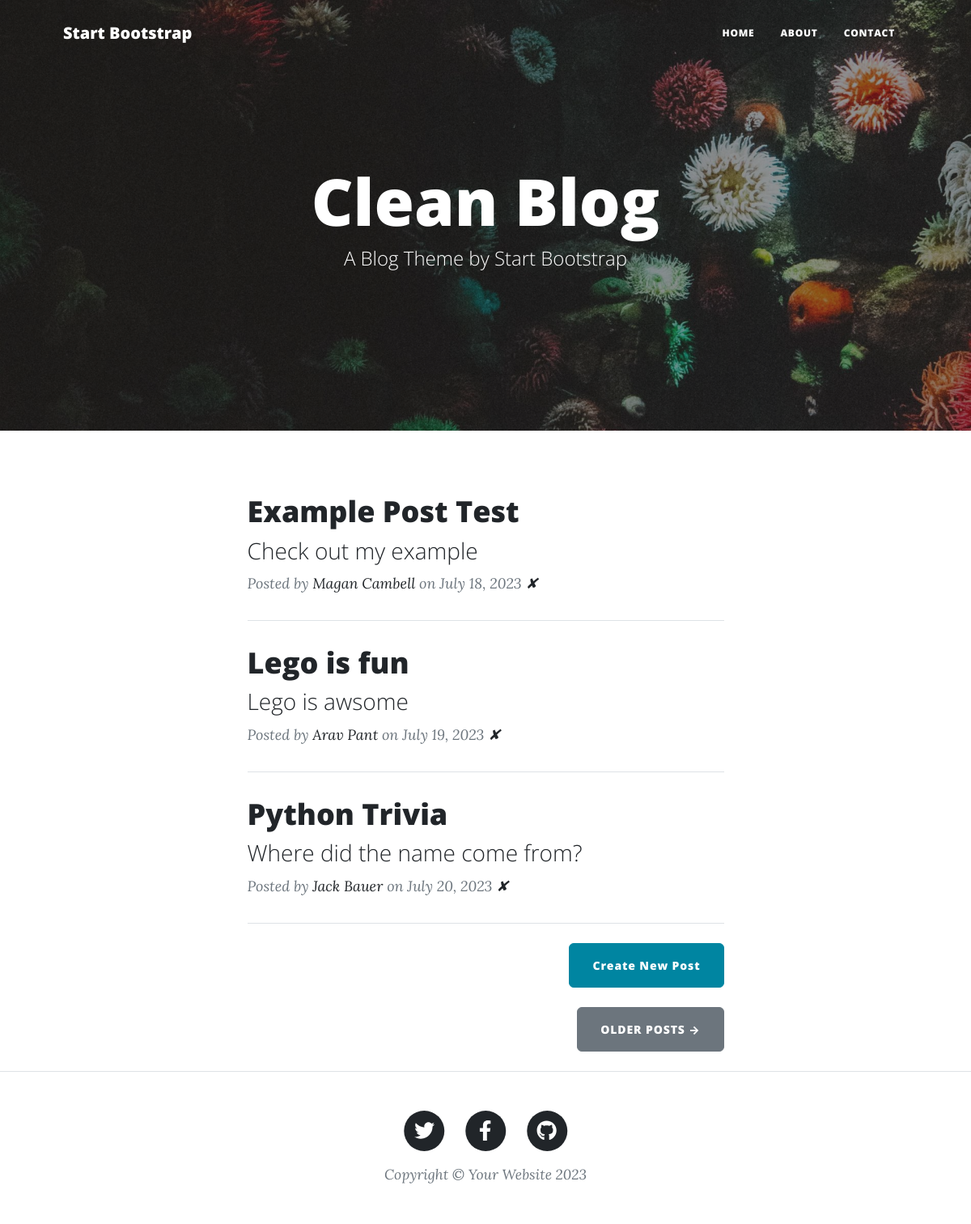
Before: / with the older database file.
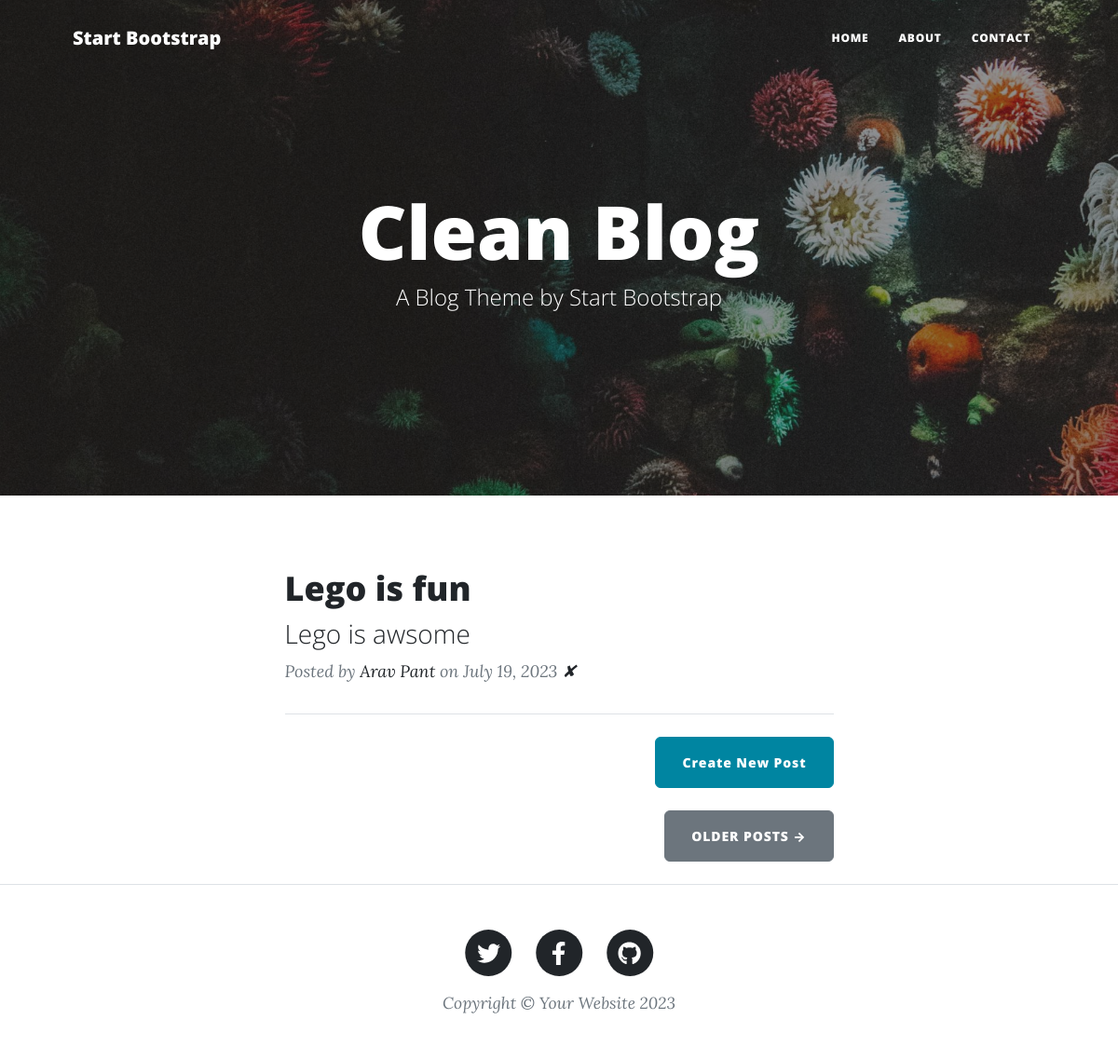
After: the same page with the newer database file.
### main.py (models this page shows)
class BlogPost(db.Model):
    id: Mapped[int] = mapped_column(Integer, primary_key=True)
    title: Mapped[str] = mapped_column(String(250), unique=True, nullable=False)
    subtitle: Mapped[str] = mapped_column(String(250), nullable=False)
    date: Mapped[str] = mapped_column(String(250), nullable=False)
    body: Mapped[str] = mapped_column(Text, nullable=False)
    author: Mapped[str] = mapped_column(String(250), nullable=False)
    img_url: Mapped[str] = mapped_column(String(250), nullable=False)

### main.py (the view)
@app.route('/')
def get_all_posts():
    posts = db.session.query(BlogPost).all()
    return render_template("index.html", all_posts=posts)

### templates/index.html
{% include "header.html" %}
<header
  class="masthead"
  style="background-image: url('../static/assets/img/home-bg.jpg')"
>
  <div class="container position-relative px-4 px-lg-5">
    <div class="row gx-4 gx-lg-5 justify-content-center">
      <div class="col-md-10 col-lg-8 col-xl-7">
        <div class="site-heading">
          <h1>Clean Blog</h1>
          <span class="subheading">A Blog Theme by Start Bootstrap</span>
        </div>
      </div>
    </div>
  </div>
</header>
<div class="container px-4 px-lg-5">
  <div class="row gx-4 gx-lg-5 justify-content-center">
    <div class="col-md-10 col-lg-8 col-xl-7">
      {% for post in all_posts %}
      <div class="post-preview">
        <a href="{{ url_for('show_post', post_id=post.id) }}">
          <h2 class="post-title">{{ post.title }}</h2>
          <h3 class="post-subtitle">{{ post.subtitle }}</h3>
        </a>
        <p class="post-meta">
          Posted by
          <a href="#">{{post.author}}</a>
          on {{post.date}} <a href="{{url_for('delete_post', post_id=post.id)}}">✘</a>
        </p>
      </div>
      <hr class="my-4" />
      {% endfor %}
      <div class="d-flex justify-content-end mb-4">
        <a
          class="btn btn-primary float-right"
          href="{{url_for('add_new_post')}}"
          >Create New Post</a
        >
      </div>
      <div class="d-flex justify-content-end mb-4">
        <a class="btn btn-secondary text-uppercase" href="#!">Older Posts →</a>
      </div>
    </div>
  </div>
</div>
{% include "footer.html" %}

### templates/header.html (shortened to what this page needs)
<!DOCTYPE html>
<html lang="en">
  <head>
    {% block styles %}
    {{ bootstrap.load_css() }}
    <link
      href="{{ url_for('static', filename='css/styles.css') }}"
      rel="stylesheet"
    />
    {% endblock %}
  </head>
  <body>
    <nav class="navbar navbar-expand-lg navbar-light" id="mainNav">
      <div class="container px-4 px-lg-5">
        <a class="navbar-brand" href="/">Start Bootstrap</a>
        <div class="collapse navbar-collapse" id="navbarResponsive">
          <ul class="navbar-nav ms-auto py-4 py-lg-0">
            <li class="nav-item">
              <a
                class="nav-link px-lg-3 py-3 py-lg-4"
                href="{{ url_for('get_all_posts') }}"
                >Home</a
              >
            </li>
            <li class="nav-item">
              <a
                class="nav-link px-lg-3 py-3 py-lg-4"
                href="{{ url_for('about') }}"
                >About</a
              >
            </li>
            <li class="nav-item">
              <a
                class="nav-link px-lg-3 py-3 py-lg-4"
                href="{{ url_for('contact') }}"
                >Contact</a
              >
            </li>
          </ul>
        </div>
      </div>
    </nav>

### templates/footer.html (shortened to what this page needs)
        <footer class="border-top">
          <div class="container px-4 px-lg-5">
              <div class="row gx-4 gx-lg-5 justify-content-center">
                  <div class="col-md-10 col-lg-8 col-xl-7">
                      <ul class="list-inline text-center">
                          <li class="list-inline-item">
                              <a href="#!">
                                  <span class="fa-stack fa-lg">
                                      <i class="fas fa-circle fa-stack-2x"></i>
                                      <i class="fab fa-twitter fa-stack-1x fa-inverse"></i>
                                  </span>
                              </a>
                          </li>
                          <li class="list-inline-item">
                              <a href="#!">
                                  <span class="fa-stack fa-lg">
                                      <i class="fas fa-circle fa-stack-2x"></i>
                                      <i class="fab fa-facebook-f fa-stack-1x fa-inverse"></i>
                                  </span>
                              </a>
                          </li>
                          <li class="list-inline-item">
                              <a href="#!">
                                  <span class="fa-stack fa-lg">
                                      <i class="fas fa-circle fa-stack-2x"></i>
                                      <i class="fab fa-github fa-stack-1x fa-inverse"></i>
                                  </span>
                              </a>
                          </li>
                      </ul>
                      <div class="small text-center text-muted fst-italic">Copyright &copy; Your Website 2023</div>
                  </div>
              </div>
          </div>
      </footer>
  </body>
</html>

Changed rows visible on the page:
removed BlogPost: title "Example Post Test", subtitle "Check out my example", author "Magan Cambell", date "July 18, 2023"
removed BlogPost: title "Python Trivia", subtitle "Where did the name come from?", author "Jack Bauer", date "July 20, 2023"
